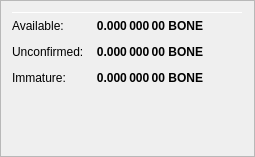
                   <widget class="QFrame" name="frame_ZerocoinBalances">
                    <property name="frameShape">
                     <enum>QFrame::StyledPanel</enum>
                    </property>
                    <property name="frameShadow">
                     <enum>QFrame::Raised</enum>
                    </property>
                    <layout class="QVBoxLayout" name="verticalLayout_7">
                     <item>
                      <layout class="QHBoxLayout" name="horizontalLayout_8" stretch="0">
                       <!--<item>
                        <widget class="QLabel" name="label_5z_3">
                         <property name="minimumSize">
                          <size>
                           <width>0</width>
                           <height>20</height>
                          </size>
                         </property>
                         <property name="font">
                          <font>
                           <pointsize>12</pointsize>
                           <weight>75</weight>
                           <bold>true</bold>
                          </font>
                         </property>
                         <property name="text">
                          <string>xBONE Balance</string>
                         </property>
                        </widget>
                       </item>-->
                       <!--<item>
                        <widget class="QLabel" name="labelxBONEPercent">
                         <property name="text">
                          <string notr="true">0 %</string>
                         </property>
                        </widget>
                       </item>
                       <item>
                        <spacer name="horizontalSpacer_11">
                         <property name="orientation">
                          <enum>Qt::Horizontal</enum>
                         </property>
                         <property name="sizeHint" stdset="0">
                          <size>
                           <width>40</width>
                           <height>20</height>
                          </size>
                         </property>
                        </spacer>
                       </item>-->
                      </layout> 
                     </item>
                     <item>
                      <widget class="Line" name="line_ZerocoinBalance">
                       <property name="minimumSize">
                        <size>
                         <width>0</width>
                         <height>1</height>
                        </size>
                       </property>
                       <property name="maximumSize">
                        <size>
                         <width>16777215</width>
                         <height>1</height>
                        </size>
                       </property>
                       <property name="orientation">
                        <enum>Qt::Horizontal</enum>
                       </property>
                      </widget>
                     </item>
                     <item>
                      <layout class="QGridLayout" name="gridLayout_5">
                       <property name="spacing">
                        <number>12</number>
                       </property>
                       <item row="1" column="0">
                        <widget class="QLabel" name="labelzBalanceMatureText">
                         <property name="toolTip">
                          <string>Mature: more than 20 confirmation and more than 3 mints of the same denomination after it was minted.
These xBONE are spendable.</string>
                         </property>
                         <property name="text">
                          <string>Available:</string>
                         </property>
                        </widget>
                       </item>
                       <item row="1" column="1">
                        <widget class="QLabel" name="labelzBalanceMature">
                         <property name="font">
                          <font>
                           <weight>75</weight>
                           <bold>true</bold>
                          </font>
                         </property>
                         <property name="toolTip">
                          <string>Mature: more than 20 confirmation and more than 3 mints of the same denomination after it was minted.
These xBONE are spendable.</string>
                         </property>
                         <property name="text">
                          <string notr="true">0.000 000 00 BONE</string>
                         </property>
                         <property name="alignment">
                          <set>Qt::AlignRight|Qt::AlignTrailing|Qt::AlignVCenter</set>
                         </property>
                        </widget>
                       </item>
                       <item row="2" column="0">
                        <widget class="QLabel" name="labelzBalanceUnconfirmedText">
                         <property name="toolTip">
                          <string>Unconfirmed: less than 20 confirmations
Immature: confirmed, but less than 3 mints of the same denomination after it was minted</string>
                         </property>
                         <property name="text">
                          <string>Unconfirmed:</string>
                         </property>
                        </widget>
                       </item>
                       <item row="2" column="1">
                        <widget class="QLabel" name="labelzBalanceUnconfirmed">
                         <property name="font">
                          <font>
                           <weight>75</weight>
                           <bold>true</bold>
                          </font>
                         </property>
                         <property name="toolTip">
                          <string>Unconfirmed: less than 20 confirmations
Immature: confirmed, but less than 3 mints of the same denomination after it was minted</string>
                         </property>
                         <property name="text">
                          <string notr="true">0.000 000 00 BONE</string>
                         </property>
                         <property name="alignment">
                          <set>Qt::AlignRight|Qt::AlignTrailing|Qt::AlignVCenter</set>
                         </property>
                        </widget>
                       </item>
                       <item row="3" column="0">
                        <widget class="QLabel" name="labelzBalanceImmatureText">
                         <property name="toolTip">
                          <string>Unconfirmed: less than 20 confirmations
Immature: confirmed, but less than 3 mints of the same denomination after it was minted</string>
                         </property>
                         <property name="text">
                          <string>Immature:</string>
                         </property>
                        </widget>
                       </item>
                       <item row="3" column="1">
                        <widget class="QLabel" name="labelzBalanceImmature">
                         <property name="font">
                          <font>
                           <weight>75</weight>
                           <bold>true</bold>
                          </font>
                         </property>
                         <property name="toolTip">
                          <string>Unconfirmed: less than 20 confirmations
Immature: confirmed, but less than 3 mints of the same denomination after it was minted</string>
                         </property>
                         <property name="text">
                          <string notr="true">0.000 000 00 BONE</string>
                         </property>
                         <property name="alignment">
                          <set>Qt::AlignRight|Qt::AlignTrailing|Qt::AlignVCenter</set>
                         </property>
                        </widget>
                       </item>
                       <!--<item row="4" column="0">
                        <widget class="QLabel" name="labelzBalanceText">
                         <property name="toolTip">
                          <string>Your current xBONE balance, unconfirmed and immature xBONE included.</string>
                         </property>
                         <property name="text">
                          <string>Total:</string>
                         </property>
                        </widget>
                       </item>-->
                       <!--<item row="4" column="1">
                        <widget class="QLabel" name="labelzBalance">
                         <property name="font">
                          <font>
                           <weight>75</weight>
                           <bold>true</bold>
                          </font>
                         </property>
                         <property name="cursor">
                          <cursorShape>IBeamCursor</cursorShape>
                         </property>
                         <property name="toolTip">
                          <string>Your current xBONE balance, unconfirmed and immature xBONE included.</string>
                         </property>
                         <property name="text">
                          <string notr="true">0.000 000 00 BONE</string>
                         </property>
                         <property name="alignment">
                          <set>Qt::AlignRight|Qt::AlignTrailing|Qt::AlignVCenter</set>
                         </property>
                         <property name="textInteractionFlags">
                          <set>Qt::LinksAccessibleByMouse|Qt::TextSelectableByKeyboard|Qt::TextSelectableByMouse</set>
                         </property>
                        </widget>
                       </item>-->
                       <item row="4" column="2">
                        <spacer name="horizontalSpacer_4">
                         <property name="orientation">
                          <enum>Qt::Horizontal</enum>
                         </property>
                         <property name="sizeHint" stdset="0">
                          <size>
                           <width>40</width>
                           <height>20</height>
                          </size>
                         </property>
                        </spacer>
                       </item>
                      </layout> 
                     </item>
                     <item>
                      <spacer name="verticalSpacer_4">
                       <property name="orientation">
                        <enum>Qt::Vertical</enum>
                       </property>
                       <property name="sizeHint" stdset="0">
                        <size>
                         <width>20</width>
                         <height>40</height>
                        </size>
                       </property>
                      </spacer>
                     </item>
                    </layout>
                   </widget>
